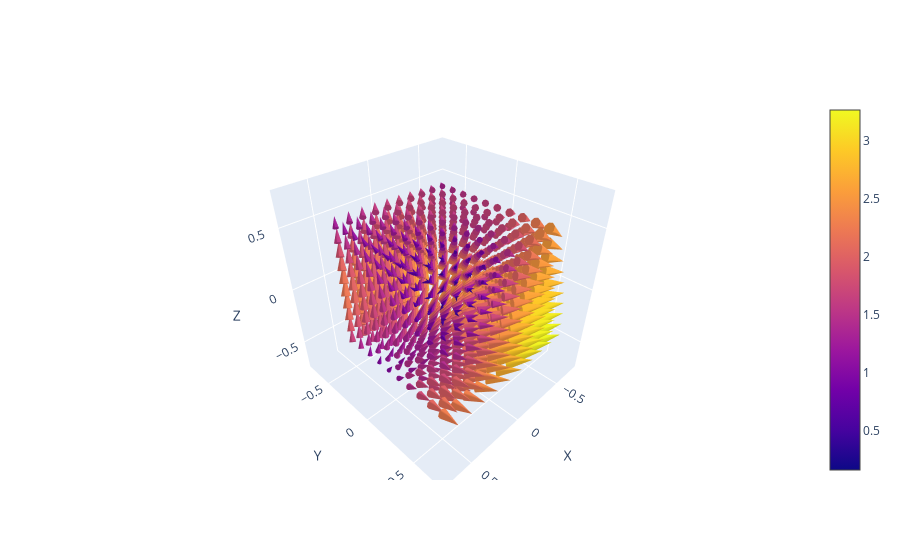

Notebook code cell kept with this figure:
### Code cell
grid_x, grid_y, grid_z, U1, V1, W1 = sample_vector_field(grid_x=grid_x, grid_y=grid_y, grid_z=grid_z,
                                                         kernel_func = 'curl_free_kernel')
plotter.plotter(grid_x, grid_y, grid_z, U1, V1, W1)

### Figure 1 — Plotly figure (JSON) as saved in the notebook; plotly's stock layout.template omitted (floating-point values rounded to 4 significant figures; data arrays with more than 128 entries replaced by an {"elided": "..."} marker saying what was removed)
{"data": [{"anchor": "tail", "sizemode": "scaled", "sizeref": 2, "type": "cone", "u": {"elided": "1000 float values"}, "v": {"elided": "1000 float values"}, "w": {"elided": "1000 float values"}, "x": {"elided": "1000 float values"}, "y": {"elided": "1000 float values"}, "z": {"elided": "1000 float values"}}], "layout": {"scene": {"xaxis": {"title": {"text": "X"}}, "yaxis": {"title": {"text": "Y"}}, "zaxis": {"title": {"text": "Z"}}}}}
